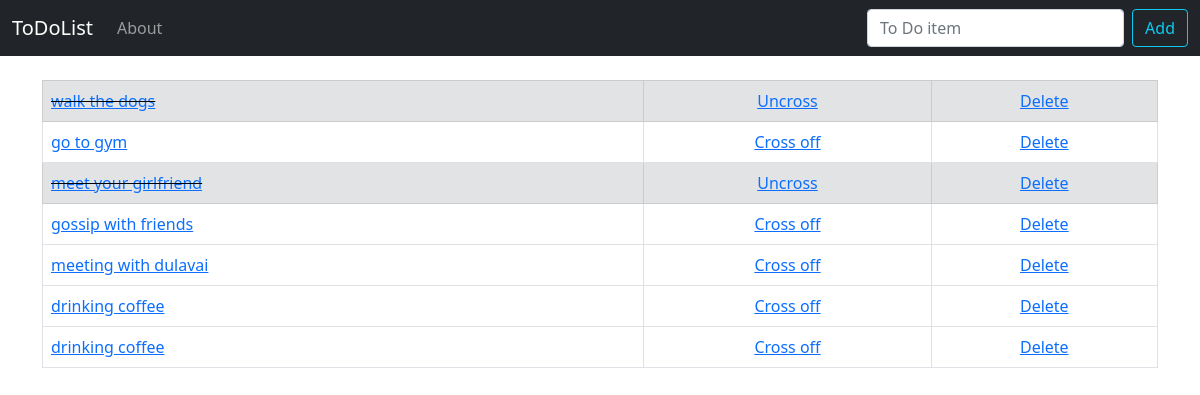
Before: / with the older database file.
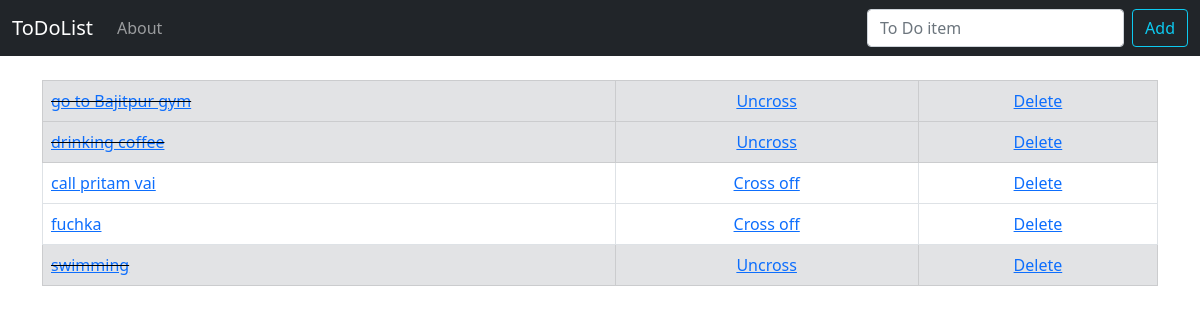
After: the same page with the newer database file.
### todo_list/models.py (models this page shows, shortened)
class  List(models.Model):
	item = models.CharField(max_length=200)
	completed = models.BooleanField(default=False)

### todo_list/views.py (the view)
# urls.py: path('', views.home, name='home'),
def home (request):
	if request.method == 'POST':
		form = ListForm(request.POST or None)
		if form.is_valid():
			form.save()
			all_items = List.objects.all
			messages.success(request, ('Item has been added successfully!'))
			return redirect('home')
	else:
		all_items = List.objects.all
		return render(request, 'home.html', {'all_item': all_items})

### todo_list/templates/home.html (shortened to what this page needs)
{% extends "base.html" %}
{% block content %}
	{% if all_item %}
	<table class="table table-bordered">
		{% for things in all_item %}
		   {% if things.completed %}
				<tr class="table-secondary">
					<td class="striker"><a href="{% url 'edit' things.id %}">{{ things.item }}</a></td>
					<td><center><a href="{% url 'uncross' things.id %}"> Uncross </a></center></td>
					<td><center><a href="{% url 'delete' things.id %}">Delete </a> </center></td>
				</tr>
			{% else %}
				<tr>
					<td><a href="{% url 'edit' things.id %}">{{ things.item }}</a></td>
					<td><center><a href="{% url 'cross_off' things.id %}"> Cross off </a></center></td>
					<td><center><a href="{% url 'delete' things.id %}"> Delete </a></center></td>
				</tr>
			{% endif %}
		{% endfor %}
	</table>
	{% endif %}
{% endblock %}

### todo_list/templates/base.html (shortened to what this page needs)
{% load static %}
<!doctype html>
<html lang="en">
  <head>
    <link href="https://cdn.jsdelivr.net/npm/bootstrap@5.0.1/dist/css/bootstrap.min.css" rel="stylesheet">
    <link href="{% static 'css/my_style.css' %}" rel="stylesheet" >
  </head>
  <body>
  	<div>
  	<nav class="navbar navbar-expand-lg navbar-dark bg-dark">
  <div class="container-fluid">
    <a class="navbar-brand" href="{% url 'home' %}">ToDoList</a>
    <div class="collapse navbar-collapse" id="navbarSupportedContent">
      <ul class="navbar-nav me-auto mb-2 mb-lg-0">
        <li class="nav-item">
          <a class="nav-link" href="{% url 'about' %}">About</a>
        </li>
      </ul>
      <form class="d-flex" method="POST">
        <input class="form-control me-2" type="Search" placeholder="To Do item" aria-label="Search" name="item">
        <button class="btn btn-outline-info" type="submit">Add</button>
      </form>
    </div>
  </div>
</nav>
  		<div class="container">
		    {% block content %}
			{% endblock %}
		</div>
   </div>
  </body>
</html>

### static/css/my_style.css (style rules this page uses)
.striker { text-decoration: line-through; }

Changed rows visible on the page:
removed List: item "walk the dogs"
removed List: item "meet your girlfriend"
removed List: item "gossip with friends"
removed List: item "meeting with dulavai"
removed List: item "drinking coffee"
changed List: item "go to gym" → "go to Bajitpur gym"; completed "Cross off" → "Uncross"
changed List "drinking coffee": completed "Cross off" → "Uncross"
added List: item "call pritam vai"
added List: item "fuchka"
added List: item "swimming"
